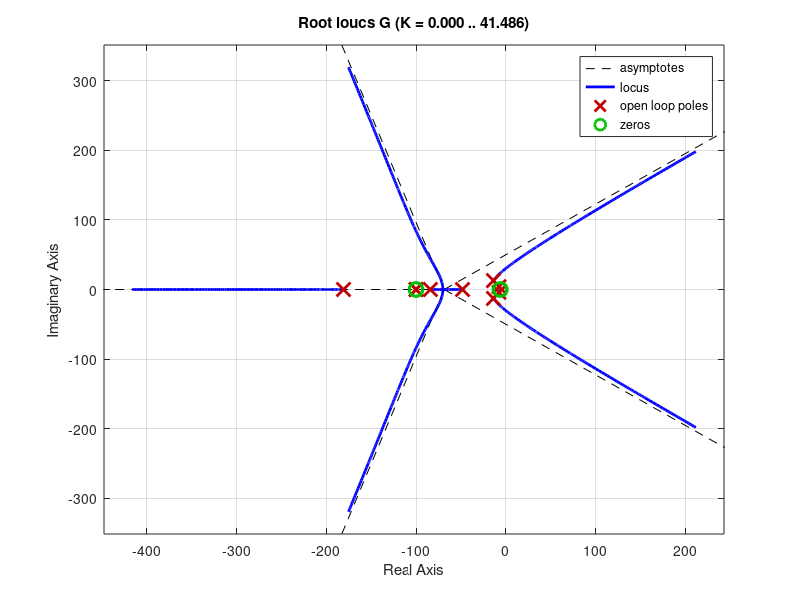

The MATLAB source for this figure:
G1 = tf(1, [0.01 1]);           % G1 = 1 / (1 + 0.01s)
G2 = tf([0.17 1], [0.085 0]);   % G2 = (1 + 0.17s) / 0.085s
G3 = tf(1, [0.01 1]);           % G3 = 1 / (1 + 0.01s)
G4 = tf([0.15 1], [0.051 0]);   % G4 = (1 + 0.15s) / 0.051s
G5 = tf(70, [0.0067 1]);        % G5 = 70 / (1 + 0.0067s)
G6 = tf(0.21, [0.15 1]);        % G6 = 0.21 / (1 + 0.15s)
G7 = tf(130, [1 0]);            % G7 = 130 / s
G8 = tf(0.212, 1);              % G8 = 0.212
G9 = tf(0.1, [0.01 1]);         % G9 = 0.1 / (1 + 0.01s)
G10 = tf(0.0044, [0.01 1]);     % G10 = 0.0044 / (1 + 0.01s)

% SIMPLIFICATION %

G23 = G2*G3;
G45 = G4*G5;
G67 = G6*G7;
G97 = G9/G7;

% FEEDBACKS %

H1 = feedback(G67,G8,-1);
H2 = feedback(G45*H1, G97, -1);
H3 = feedback(G23*H2, G10, -1);

% SOLUTION %

G = G1*H3
G_zpk = zpk(G)

rlocus(G)
